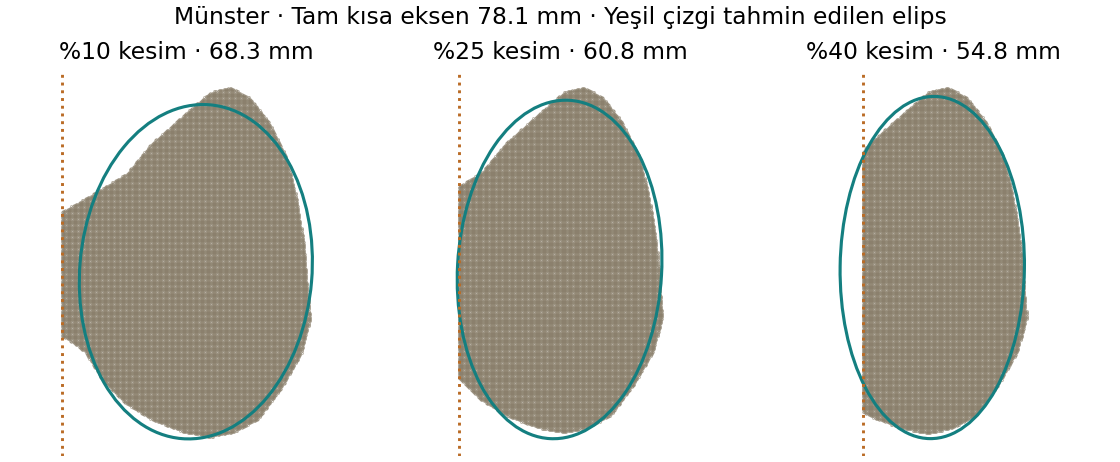

Generate this figure with Python:
"""Görünen dış sınıra uydurulan elipsi, tek kenardan yapay kesilen maskelerde sına."""
from argparse import ArgumentParser
from io import BytesIO
from pathlib import Path
from zipfile import ZipFile

import cv2
import matplotlib.pyplot as plt
from matplotlib.patches import Ellipse
import numpy as np
import pandas as pd
from scipy.ndimage import find_objects
from skimage.measure import regionprops

from iri_63_gorsel import PHONES, PPM, munster_outline, out


def short_axis(binary, ppm):
    return regionprops(binary.astype(np.uint8))[0].axis_minor_length / ppm


def cut_cases(binary, ppm):
    truth = short_axis(binary, ppm)
    for k in range(4):
        oriented = np.rot90(binary, k)
        for fraction in (.10, .25, .40):
            start = round(oriented.shape[1]*fraction)
            fragment = oriented[:,start:].copy().astype(np.uint8)
            contours = cv2.findContours(fragment, cv2.RETR_EXTERNAL, cv2.CHAIN_APPROX_NONE)[0]
            points = max(contours, key=cv2.contourArea)[:,0,:]
            # x=0 ve komşu piksel yapay kesim yüzeyini temsil ediyor.
            arc = points[points[:,0] > 1]
            visible = short_axis(fragment,ppm)
            ellipse = cv2.fitEllipseDirect(arc.astype(np.float32)) if len(arc)>=5 else None
            fit = min(ellipse[1])/ppm if ellipse is not None else np.nan
            successful = bool(np.isfinite(fit) and fit > 0)
            yield dict(yon=k,kesilen_genislik=fraction,referans_mm=truth,
                       gorunen_mm=visible,elips_mm=fit if successful else visible,
                       kenar_orani=fragment[:,0].sum()/fragment.sum(axis=0).max(),
                       elips_basarili=successful), fragment, ellipse


def main(archive):
    photos = pd.read_csv(out/"maske_elek_alanlari.csv").query("split=='train'")
    assert len(photos)==127 and photos.file.is_unique
    records = []
    with ZipFile(archive) as z:
        for row in photos.itertuples():
            with np.load(BytesIO(z.read(row.file+".npz"))) as data:
                mask = data["mask"]
            for label, box in enumerate(find_objects(mask),1):
                if box is None:
                    continue
                y,x = box
                if y.start==0 or x.start==0 or y.stop==mask.shape[0] or x.stop==mask.shape[1]:
                    continue
                # Kısa eksen, en dar görüntü eksenindeki açıklığın iki katını aşamaz.
                if 2*min(y.stop-y.start,x.stop-x.start)<20*PPM:
                    continue
                stone = mask[box]==label
                if short_axis(stone,PPM)<20:
                    continue
                for result,_,_ in cut_cases(stone,PPM):
                    records.append(dict(kaynak="egitim",sample_id=row.sample_id,file=row.file,etiket=label,**result))
    # 63 mm üstünde elle izlenmiş tek örneği ayrı tut.
    outline = munster_outline()
    manual = np.zeros((615,820),np.uint8)
    cv2.fillPoly(manual,[outline],1)
    y,x = np.nonzero(manual)
    manual = manual[y.min():y.max()+1,x.min():x.max()+1]
    ref,scale = PHONES["iPhone14"]
    ppm = 820*scale/ref
    fig,axes = plt.subplots(1,3,figsize=(8,3.3),layout="constrained")
    for result,fragment,ellipse in cut_cases(manual,ppm):
        records.append(dict(kaynak="elle",sample_id="Münster",file="Münster 5",etiket=1,**result))
        if result["yon"]==0:
            ax=axes[(.10,.25,.40).index(result["kesilen_genislik"])]
            yy,xx = np.nonzero(fragment)
            ax.scatter(xx,-yy,s=.06,color="#8b806c")
            (cx,cy),(a,b),angle=ellipse
            ax.add_patch(Ellipse((cx,-cy),a,b,angle=-angle,fill=False,color="#147f80",lw=1.6))
            ax.axvline(0,color="#ba6b25",ls=":")
            ax.set(aspect="equal",title=f"%{round(100*result['kesilen_genislik'])} kesim · {result['elips_mm']:.1f} mm")
            ax.axis("off")
    fig.suptitle(f"Münster · Tam kısa eksen {short_axis(manual,ppm):.1f} mm · Yeşil çizgi tahmin edilen elips")
    fig.savefig(out/"yapay_kesik_tas.png",dpi=140)
    plt.close(fig)
    df = pd.DataFrame(records)
    keys=["kaynak","sample_id","file","etiket"]
    assert df.groupby(keys).size().eq(12).all()
    for mode in ["gorunen","elips"]:
        df[mode+"_hata_mm"] = (df[mode+"_mm"]-df.referans_mm).abs()
    df.to_csv(out/"yapay_kesik_tas.csv",index=False,float_format="%.6f")
    train=df.query("kaynak=='egitim'")
    errors=["gorunen_hata_mm","elips_hata_mm"]
    soil=train.groupby(["sample_id","kesilen_genislik"])[errors].mean()
    print(soil.groupby("kesilen_genislik").mean())
    print("training soils, photos, instances, maximum, fallback:",train.sample_id.nunique(),train.file.nunique(),
          len(train[keys].drop_duplicates()),train.referans_mm.max(),(~df.elips_basarili).sum())
    print("threshold false positives (visible, estimated), training total:",
          int((train.gorunen_mm>63).sum()),int((train.elips_mm>63).sum()),len(train))
    manual_rows=df.query("kaynak=='elle'")
    print("manual 63mm hits:",(manual_rows[["gorunen_mm","elips_mm"]]>63).sum().to_dict(),len(manual_rows))
    print("soils improved:",(soil.groupby(level="sample_id").mean().eval("elips_hata_mm < gorunen_hata_mm")).sum())


if __name__=="__main__":
    parser=ArgumentParser(description=__doc__)
    parser.add_argument("archive",type=Path)
    main(parser.parse_args().archive)
